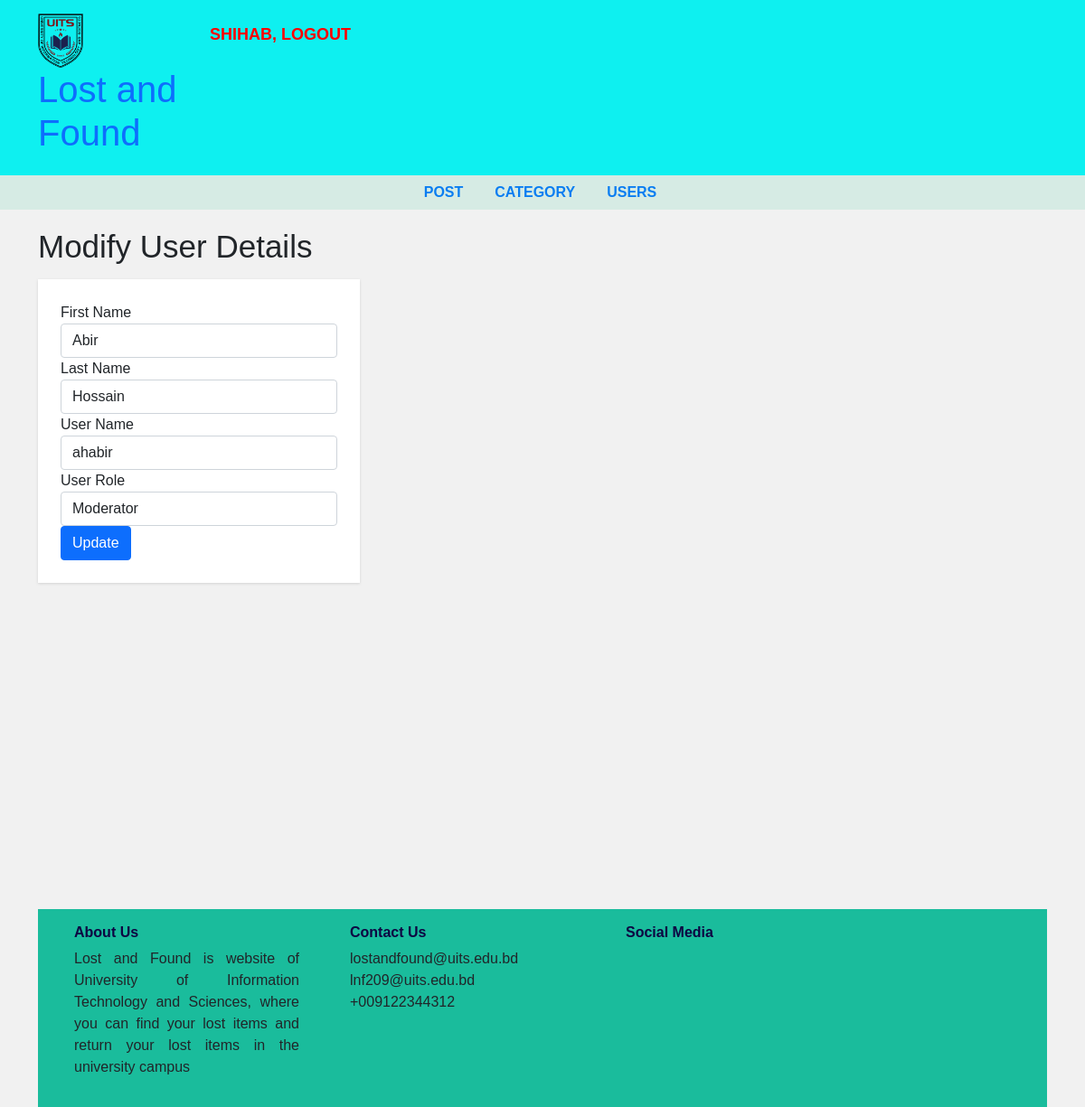
The page /lost/admin/update-user.php?id=2 (signed in) on the database its author committed.
### tables this page shows
CREATE TABLE `user` (
  `user_id` int(10) UNSIGNED NOT NULL,
  `first_name` varchar(30) NOT NULL,
  `last_name` varchar(30) NOT NULL,
  `username` varchar(30) DEFAULT NULL,
  `password` varchar(40) DEFAULT NULL,
  `role` int(11) NOT NULL
);

### lost/admin/update-user.php (the view, shortened to what this page needs)
<?php include "header.php";
?>
  <div id="admin-content">
      <div class="container">
          <div class="row">
              <div class="col-md-12">
                  <h1 class="admin-heading">Modify User Details</h1>
              </div>
              <div class="col-md-offset-4 col-md-4">
<?php
      $user_id = $_GET['id'];
      include "config.php";
      $query = "SELECT * FROM user WHERE user_id = {$user_id}";
      $result = mysqli_query($connection,$query) or die("Failed");
      $count = mysqli_num_rows($result);
      if($count > 0){
      while($row = mysqli_fetch_assoc($result)){
?>
                  <form  action="<?php $_SERVER['PHP_SELF'] ?>" method ="POST">
                          <div class="form-group">
                          <label>First Name</label>
                          <input type="text" name="f_name" class="form-control" value="<?php echo $row['first_name'] ?>" placeholder="" required>
                      </div>
                      <div class="form-group">
                          <label>Last Name</label>
                          <input type="text" name="l_name" class="form-control" value="<?php echo $row['last_name'] ?>" placeholder="" required>
                      </div>
                      <div class="form-group">
                          <label>User Name</label>
                          <input type="text" name="username" class="form-control" value="<?php echo $row['username'] ?>" placeholder="" required>
                      </div>
                      <div class="form-group">
                          <label>User Role</label>
                          <select class="form-control" name="role" value="<?php echo $row['role']; ?>">
                            <?php
                                  if($row['role'] == 1){
                                echo  "<option value='0'>Moderator</option>";
                                echo  "<option value='1' selected >Admin</option>";
                                  }else{
                                 echo  "<option value='0' selected >Moderator</option>";
                                  }
                            ?>
                          </select>
                      </div>
                      <input type="submit" name="submit" class="btn btn-primary" value="Update" required />
                  </form>
                    <?php
                          }
                    }
                    ?>
              </div>
          </div>
      </div>
  </div>
<?php include "footer.php"; ?>

### lost/css/style.css (style rules this page uses)
body { background: #f1f1f1; font-family: sans-serif,arial,Helvetica; }
#admin-content { padding: 20px 0; min-height: 750px; }
#admin-content .admin-heading { font-size: 35px; margin: 0 0 15px; }
form { background: #fff; padding: 25px; box-shadow:0 1px 3px rgba(0, 0, 0, 0.13); }

### rows shown on the page
user: f_name "Abir", l_name "Hossain", username "ahabir", role "Moderator"

### other values the page prints
$_SESSION['username'] "SHIHAB"
